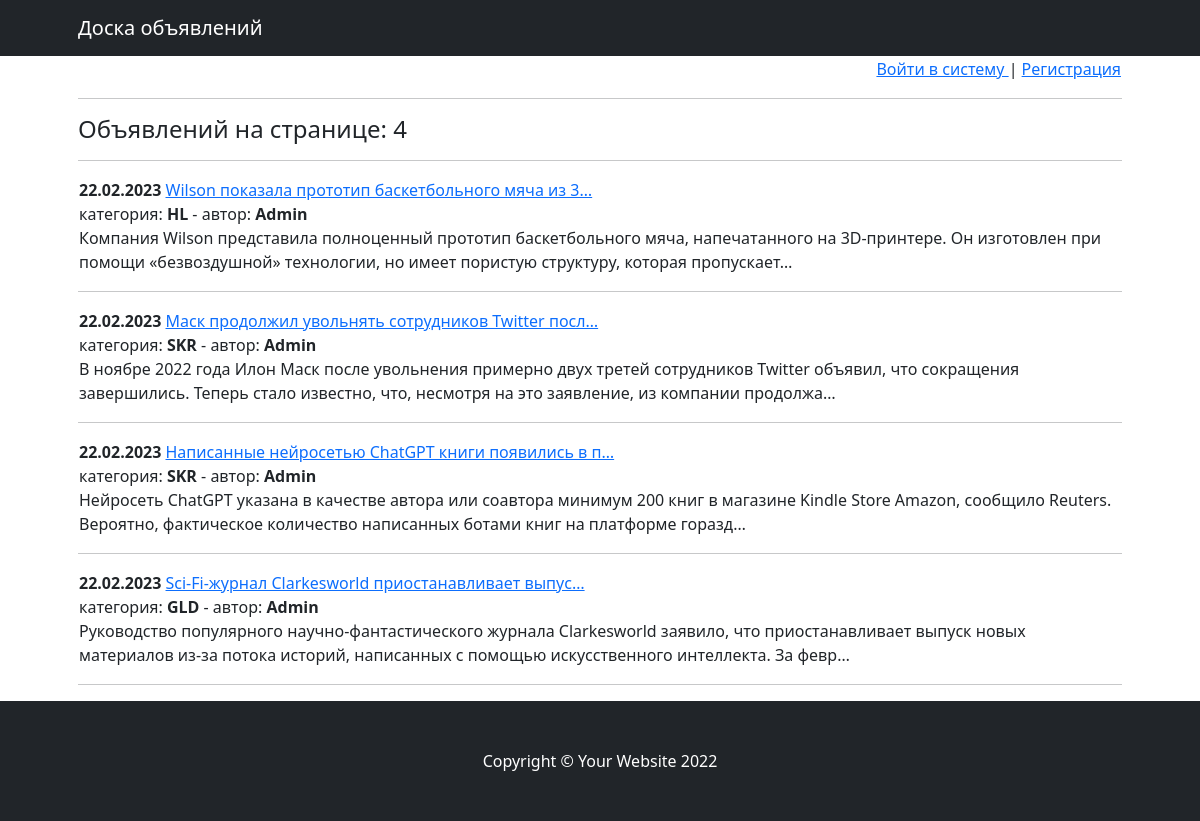
Page /board/ on the earlier database version.
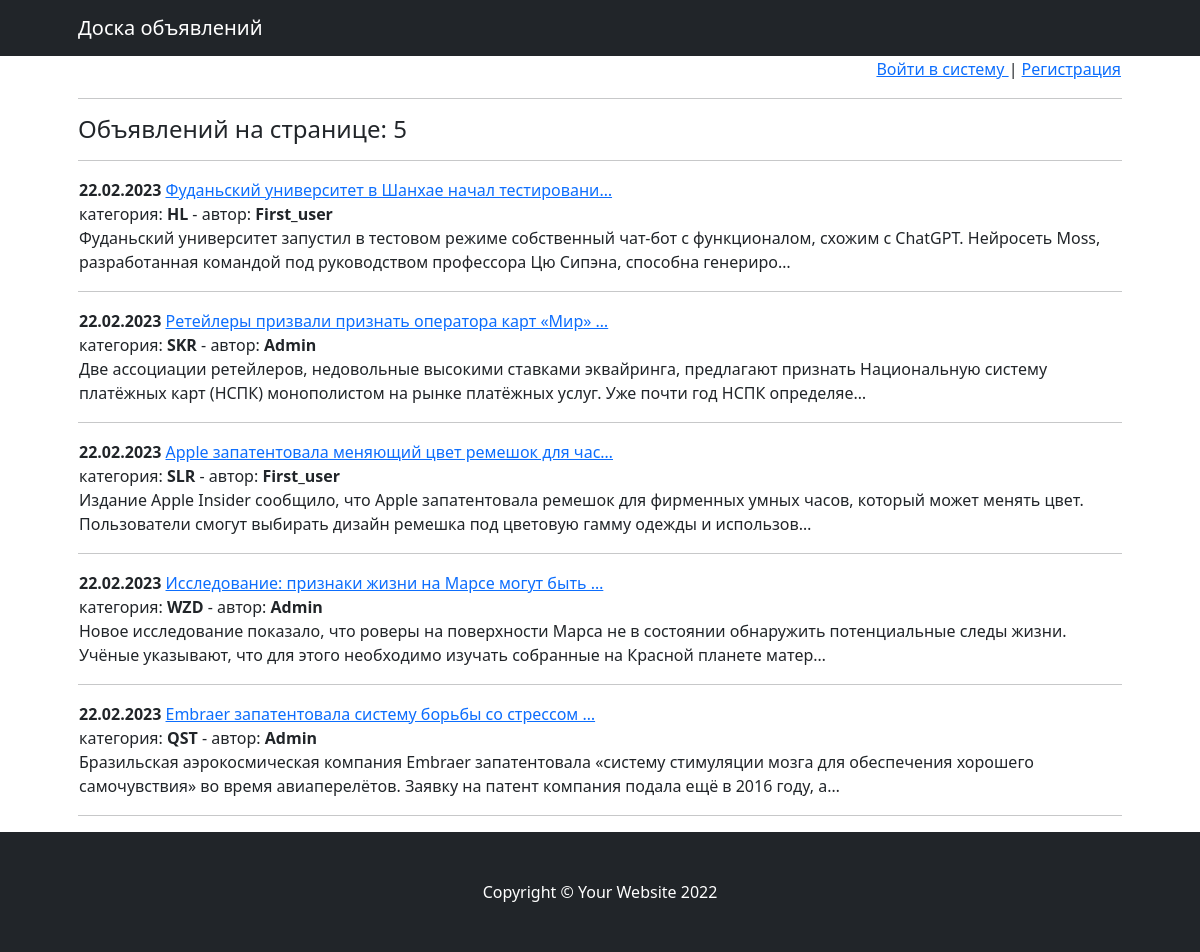
Same page on the later database version.
### board/models.py (models this page shows, shortened)
class Posts(models.Model):
    author = models.ForeignKey(Authors, null=True, on_delete=models.CASCADE)
    post_title = models.CharField(max_length=100, default='')
    post_text = models.TextField(default='')
    date_create = models.DateTimeField(auto_now_add=True)
    name_category = models.CharField(max_length=5, choices=resource.CATEGORIES_SELECT, default='')

class Authors(models.Model):
    user = models.ForeignKey(User, on_delete=models.CASCADE, blank=True, null=True)
    rate = models.IntegerField(default=0)
    subscribers = models.BooleanField(default=False)

### board/views.py (the view)
# urls.py: path('', PostsList.as_view(), name='posts_list'),
class PostsList(ListView):
    model = Posts
    ordering = '-date_create'
    template_name = 'board.html'
    context_object_name = 'posts'
    def get_context_data(self, **kwargs):
        context = super().get_context_data(**kwargs)
        context['is_not_authors'] = not self.request.user.groups.filter(name='authors').exists()
        return context

### templates/board.html (shortened to what this page needs)
{% extends 'flatpages/default.html' %}
{% block content %}
{% include 'auth.html' %}
<hr>
<h4> Объявлений на странице: {{ posts|length }} </h4>
<hr>
    {% if posts %}
        {% for post in posts %}
        <table border = 0 width = 100%>
            <tr>
                <td align="left">
                    <b>{{ post.date_create|date:'d.m.Y' }}</b>
                    <a href="/board/{{post.pk}}">{{ post.post_title|truncatechars:50 }}</a>
                    <br>
                    категория: <b>{{ post.name_category }}</b> - автор: <b>{{ post.author.user.username }}</b>
                    <br>
                    {{ post.post_text|truncatechars:200 }}
                </td>
            </tr>
        </table>
        <hr>
        {% endfor %}
    {% else %}
        <h2>Новостей нет</h2>
    {% endif %}
{% endblock content %}

### templates/flatpages/default.html (shortened to what this page needs)
<!DOCTYPE html>
<html lang="en">
    <head>
        {% load static %}
        <link href="{% static 'css/styles.css' %}" rel="stylesheet" />
    </head>
    <body>
        <nav class="navbar navbar-expand-lg navbar-dark bg-dark">
            <div class="container px-5">
                <a class="navbar-brand" href="/board/">Доска объявлений</a>
            </div>
        </nav>
        <div class="container px-4 px-lg-5">
            {% block content %}
            {% endblock content %}
        </div>
        <footer class="py-5 bg-dark">
            <div class="container px-4 px-lg-5"><p class="m-0 text-center text-white">Copyright &copy; Your Website 2022</p></div>
        </footer>
    </body>
</html>

### templates/auth.html
<table width="100%" border="0">
        <tr>
            <td align="right">
                {% if request.user.username %}
                <p>Пользователь: <a href="/welcome/">{{request.user.username}}</a> &nbsp|&nbsp <a href="/sign/logout/">Выйти</a>
                {% else %}
                <a href="/sign/login"> Войти в систему </a> | <a href="/sign/signup"> Регистрация </a>
                {% endif %}
            </td>
        </tr>
    </table>

Differences in the rows shown:
changed Posts "HL": post_title "Wilson показала прототип баскетбольного мяча из 3…" → "Фуданьский университет в Шанхае начал тестировани…"; author.user.username "Admin" → "First_user"; post_text "Компания Wilson представила полноценный прототип баскетбольного мяча, напечатанного на 3D-принтере. Он изготовлен при помощи «безвоздушной» технологии, но имеет пористую структуру, которая пропускает…" → "Фуданьский университет запустил в тестовом режиме собственный чат-бот с функционалом, схожим с ChatGPT. Нейросеть Moss, разработанная командой под руководством профессора Цю Сипэна, способна генериро…"
changed Posts "SKR": post_title "Маск продолжил увольнять сотрудников Twitter посл…" → "Ретейлеры призвали признать оператора карт «Мир» …"; post_text "В ноябре 2022 года Илон Маск после увольнения примерно двух третей сотрудников Twitter объявил, что сокращения завершились. Теперь стало известно, что, несмотря на это заявление, из компании продолжа…" → "Две ассоциации ретейлеров, недовольные высокими ставками эквайринга, предлагают признать Национальную систему платёжных карт (НСПК) монополистом на рынке платёжных услуг. Уже почти год НСПК определяе…"
changed Posts: post_title "Написанные нейросетью ChatGPT книги появились в п…" → "Apple запатентовала меняющий цвет ремешок для час…"; name_category "SKR" → "SLR"; author.user.username "Admin" → "First_user"; post_text "Нейросеть ChatGPT указана в качестве автора или соавтора минимум 200 книг в магазине Kindle Store Amazon, сообщило Reuters. Вероятно, фактическое количество написанных ботами книг на платформе горазд…" → "Издание Apple Insider сообщило, что Apple запатентовала ремешок для фирменных умных часов, который может менять цвет. Пользователи смогут выбирать дизайн ремешка под цветовую гамму одежды и использов…"
changed Posts: post_title "Sci-Fi-журнал Clarkesworld приостанавливает выпус…" → "Исследование: признаки жизни на Марсе могут быть …"; name_category "GLD" → "WZD"; post_text "Руководство популярного научно-фантастического журнала Clarkesworld заявило, что приостанавливает выпуск новых материалов из-за потока историй, написанных с помощью искусственного интеллекта. За февр…" → "Новое исследование показало, что роверы на поверхности Марса не в состоянии обнаружить потенциальные следы жизни. Учёные указывают, что для этого необходимо изучать собранные на Красной планете матер…"
added Posts: date_create "22.02.2023", post_title "Embraer запатентовала систему борьбы со стрессом …", name_category "QST", author.user.username "Admin", post_text "Бразильская аэрокосмическая компания Embraer запатентовала «систему стимуляции мозга для обеспечения хорошего самочувствия» во время авиаперелётов. Заявку на патент компания подала ещё в 2016 году, а…"
Other differences:
{{ posts|length }}: "4" → "5"
